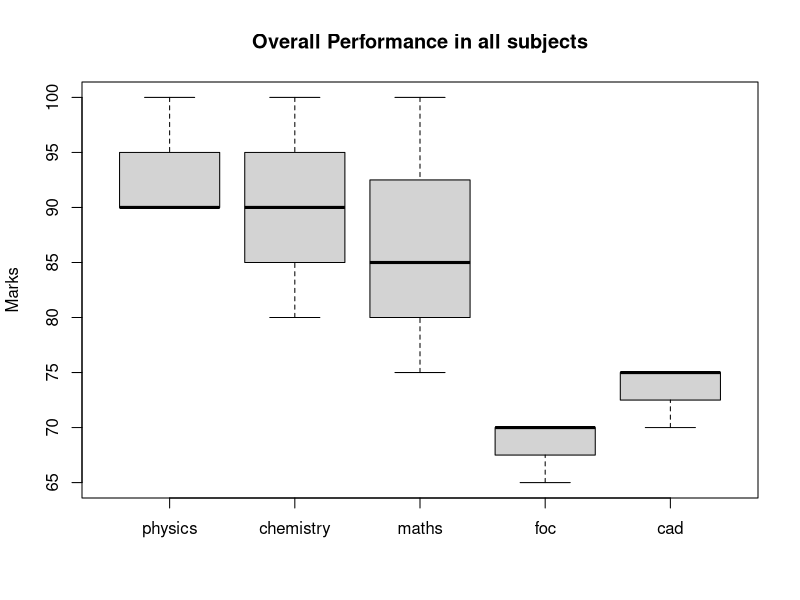
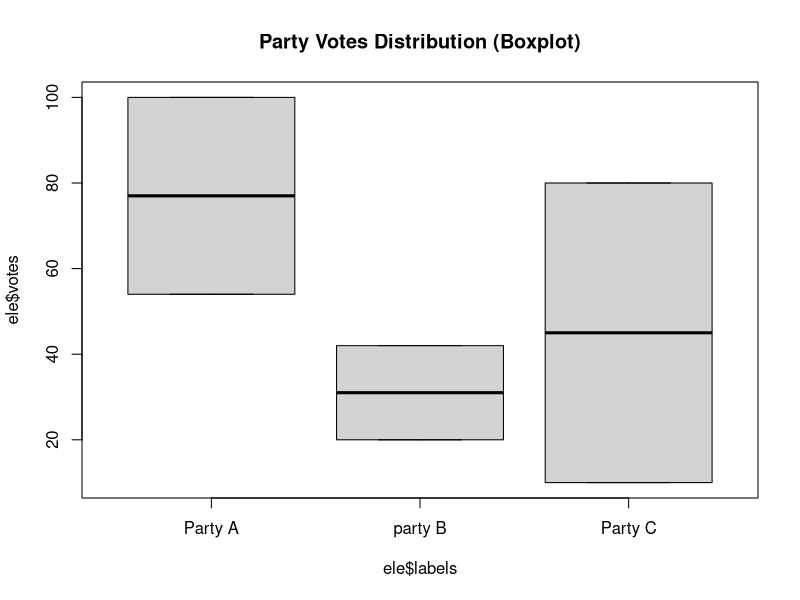
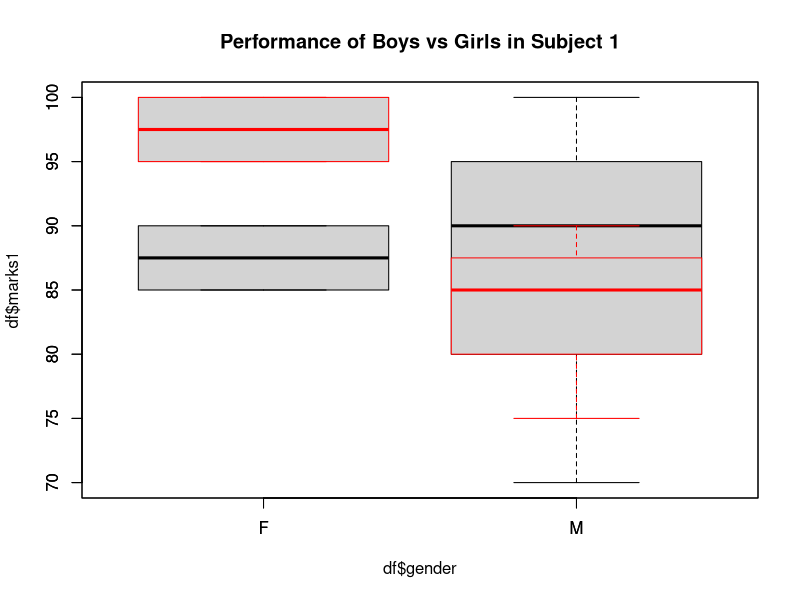

These figures' R source, in order:
# 12. Write a R script for visualizing the following.
# a. Consider students marks scored in (Physics,Chemistry,Maths,FOC,CAD). Draw the box plot for the same.
# b. Consider different party candidates’ votes received from public in election. Show the votes received in percentage in box plot.
# c. Consider the students’ performance in different subjects. (Like student roll.no, their marks, gender). 
#   Show the box plot for girls and boys students’ performance.

df <- data.frame(
  name = c("Ramesh", "Suresh", "Hitesh"),
  physics = c(100,90,90),
  chemistry = c(90,100,80),
  maths = c(75, 85, 100),
  foc = c(65, 70, 70),
  cad = c(70, 75, 75)
)

par(mfrow=c(1,1))
boxplot(df[1:nrow(df),2:6], names = colnames(df[1:nrow(df),2:6]), main = paste("Overall Performance in all subjects"), ylab = "Marks")


ele = data.frame(
  votes = c(54,42,10, 100, 20, 80),
  labels = c("Party A","party B", "Party C","Party A","party B", "Party C")
)

boxplot(ele$votes~ele$labels, main = "Party Votes Distribution (Boxplot)", name = ele$labels)


df <- data.frame(
  rollno = c(100, 101, 102, 103, 104),
  marks1 = c(90,100,85,90,70),
  marks2 = c(85,90,100,95,75),
  gender = c('M','M','F','F','M')
)

boxplot(df$marks1~df$gender, labels = c("Male", "Female"), main = "Performance of Boys vs Girls in Subject 1")
boxplot(df$marks2~df$gender, labels = c("Male", "Female"), main = "Performance of Boys vs Girls in Subject 2", add = TRUE, border='red')

